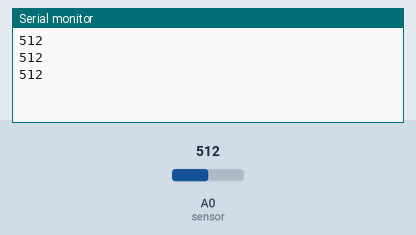
A sketch run on a simulated Arduino Uno, built with avr-gcc and run on an emulated ATmega328P. Shown: the last lines printed to the serial monitor. The test bench sets the inputs (shaded band); at power-on: A0 (sensor) = 512.

Above: at 1.2 s.
1.3 s: A0 (sensor) set to 716
At 1.9 s:
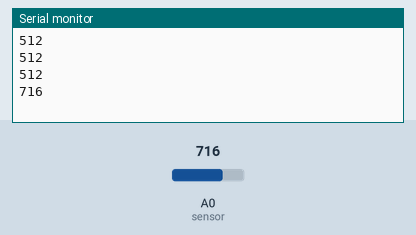
2.8 s: A0 (sensor) set to 900
At 3.4 s:
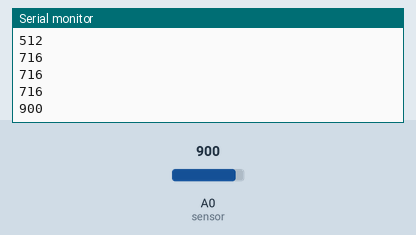
Timing chart, 0 to 5.8 s (numbered marks = the images above; inputs shaded):
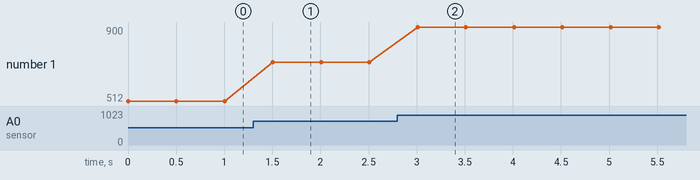

Measured:
- after the input at 1.3 s, the serial monitor: prints a new line after 0.21 s (image 1)
- after the input at 2.8 s, the serial monitor: prints a new line after 0.21 s (image 2)
- plotted number 1: 512 → 716 after the input at 1.3 s, 716 → 900 after the input at 2.8 s

The sketch:

P4_MedianaLecturas.ino
```cpp
int sensor = A0;
void setup() {
  // put your setup code here, to run once:
  Serial.begin(9600);
}
int lecturas = 10;
int contLecturas = 0;
int valor[10]; // = {-1,-1,-1,-1,-1,-1,-1,-1,-1,-1};
void loop() {
  // put your main code here, to run repeatedly:
  for(contLecturas = 0; contLecturas < lecturas; contLecturas++){
      valor[contLecturas] = analogRead(sensor);
      delayMicroseconds(10);
  }
  ///
  for(int i=0; i<lecturas-1; i++){
    for(int j = i+1; j<lecturas;j++){
      if (valor[i] < valor[j]){
        int aux = valor[i];
        valor[i] = valor[j];
        valor[j] = aux;
      }
    }
  }
  ///
  Serial.println(valor[lecturas/2]);
  delay(500);
}
```
